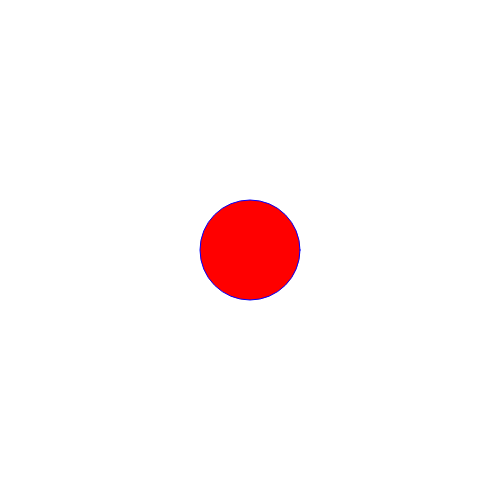
Frame 1 (no input)
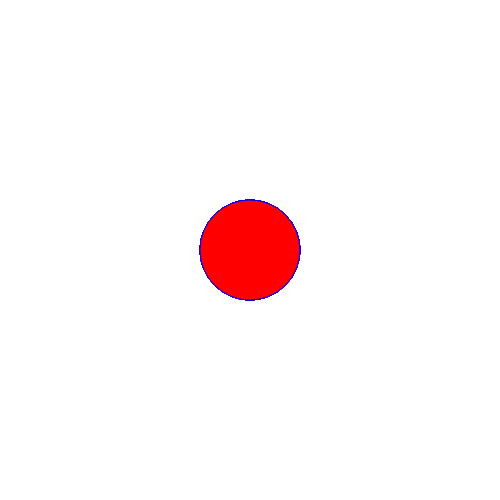
Frame 60 (no input)
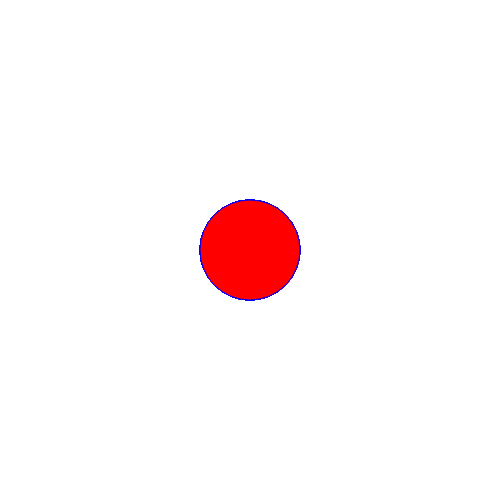
Frame 120 (the mouse pressed at the canvas centre since frame 60)

The p5.js sketch that drew these frames (run headless with seeded random() and noise() and a simulated clock; from frame 60 on, the mouse is pressed at the canvas centre):

// p5.js sketch
// ── sketch.js

 var diametro;
 var  bR;
 var bG;
 var bB;
 
 //relleno
 var fR;
 var fG;
 var fB;
 
 var posx;
 var posy;
function setup(){

   
    createCanvas(500,500);
diametro =100,5;
posx =250;
posy=250;

bR= 0;
bG=0;
bB = 255;

fR=255;
fG=0;
fB=0;
}

function draw(){
    stroke(bR, bG,bB);
    fill (fR, fG, fB);
    ellipse(posx,posy, diametro, diametro);
}
